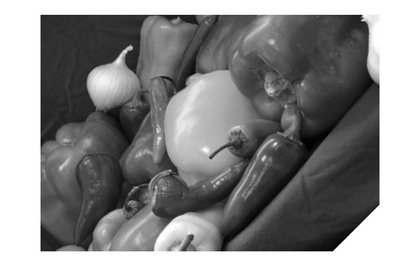
%> input picture Project3 - Jonathan Krehling/veg-transform.jpg, 420 x 279 px, shrunk from 850 x 565 before the run
$ octave --eval "bargraph('../Project3 - Jonathan Krehling/veg-transform.jpg');"   (GNU Octave 9; MATLAB toolbox functions it lacks are replaced by stand-ins)
%> lines starting %> are read from the running program, lines starting %| are printed output that depends on the picture
% BARGRAPH FUNCTION
% JONATHAN KREHLING

function bargraph(input)  %declares function and input variable
I = imread(input); %open image
%> I is the input picture: size 279x420x3 uint8; min 0, max 255, mean 142.7
if size(I, 3) == 3
    I = rgb2gray(I);
%> I: size 279x420 uint8
end
[x,y] = size(I); %determine size of image
%> x = 279; y = 420
[maxVal,maxInd] = max(I(:)); %maximum pixel value of linearized image
%> maxVal = 255; maxInd = 1
[minVal,minInd] = min(I(:)); %minimum pixel value of linearized image
%> minVal = 0; minInd = 62189
arraynum = double(maxVal)+1; %number of elements required by the array
%> arraynum = 256
bins = zeros(arraynum,1); %creates an array for counting each image value

for countx = 1:x %loops through each x position
    for county = 1:y %loops through each y position
        colVal = I(countx,county); %placeholder variable
        index = double(colVal) + 1; %finds the index for the counting array
        bins(index) = bins(index) + 1;%array to count grayscale values
    end
end
%> after the loop, bins = 256 values, max 35458 at index 256, min 19 at index 246, mean 457.7
%> `bargraph('../Project3 - Jonathan Krehling/veg-transform.jpg');`:
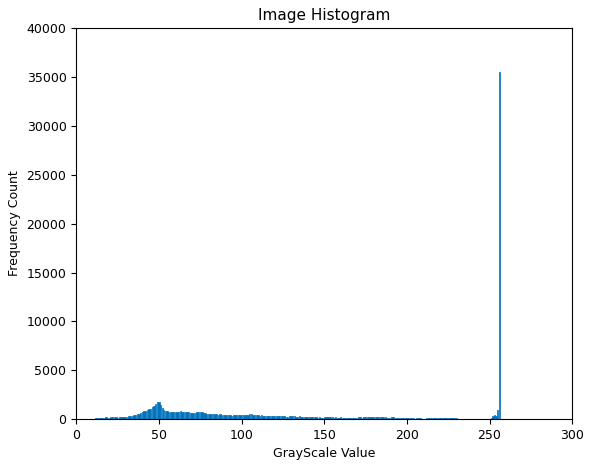
%> figure redrawn from the program's plot data; tallest bar 35458 high, from x = 255.6 to 256.4
figure %function to display histogram
bar(bins); %bargraph plotting routine
title('Image Histogram')
xlabel('GrayScale Value')
ylabel('Frequency Count')

end
